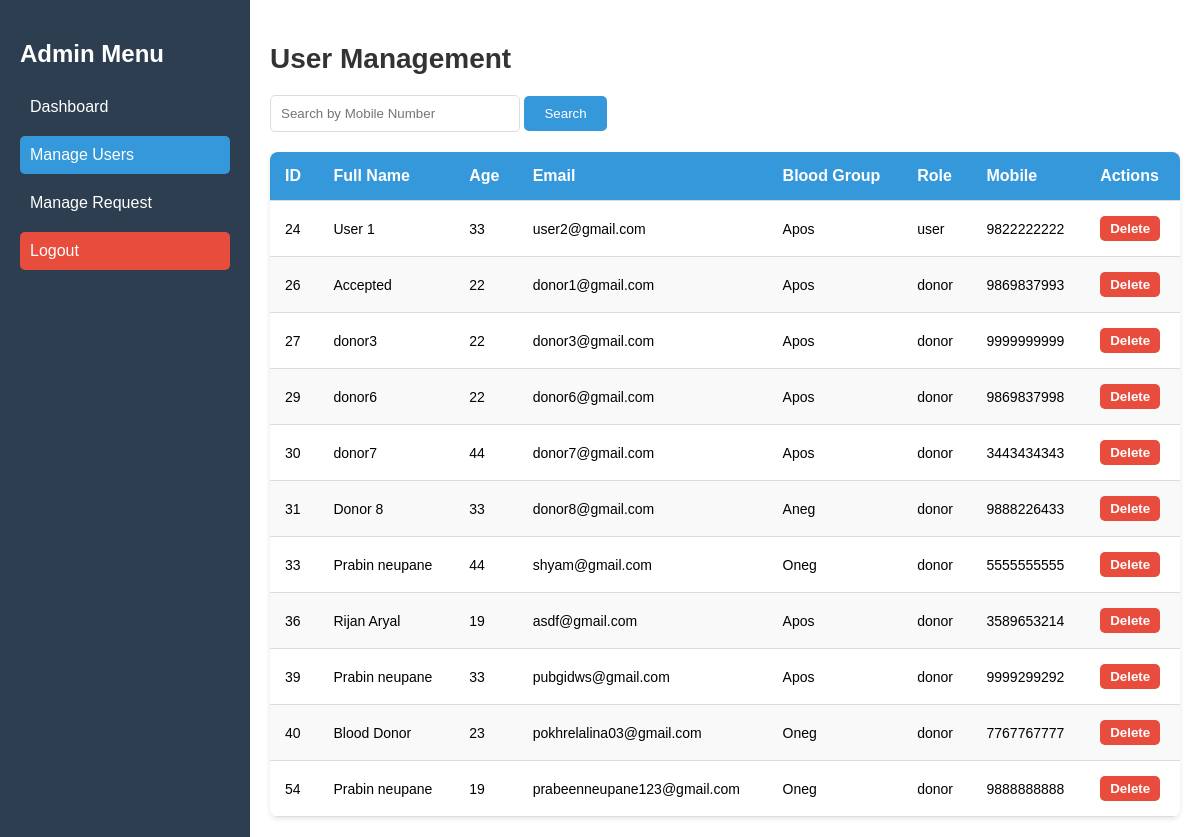
The page /admin/manage_user.php (signed in) on the database its author committed.
### tables this page shows
CREATE TABLE `users` (
  `id` int NOT NULL,
  `password` varchar(100) NOT NULL,
  `fullname` varchar(100) NOT NULL,
  `age` int NOT NULL,
  `sex` varchar(10) DEFAULT NULL,
  `blood_type` enum('Apos','Aneg','Bpos','Bneg','Opos','Oneg','ABpos','ABneg') DEFAULT NULL,
  `mobile` varchar(100) NOT NULL,
  `email` varchar(100) NOT NULL,
  `weight` int DEFAULT NULL,
  `state` varchar(100) NOT NULL,
  `latitude` double(9,6) DEFAULT NULL,
  `longitude` double(9,6) DEFAULT NULL,
  `role` varchar(50) DEFAULT NULL,
  `reset_token` varchar(255) DEFAULT NULL,
  `reset_token_expiry` datetime DEFAULT NULL,
  `otp` varchar(6) DEFAULT NULL,
  `otp_expiry` datetime DEFAULT NULL
);

### includes/UserManager.php (called while the page is built, shortened)
<?php
class UserManager {
    private $con;
    public function __construct($con) {
        $this->con = $con;
    }
    public function getUsers() {
        $query = "SELECT * FROM users";
        $result = $this->con->query($query);
        return $result;
    }
}
?>

### admin/manage_user.php (the view, shortened to what this page needs)
<?php
require '../includes/UserManager.php';
$db = new Database();
$con = $db->getConnection();
$userManager = new UserManager($con);
$mobile = isset($_GET['mobile']) ? $_GET['mobile'] : '';
if (!empty($mobile)) {
    $users_result = $userManager->searchUsersByMobile($mobile);
} else {
    $users_result = $userManager->getUsers();
}
?>
<!DOCTYPE html>
<html>
<head>
    <link rel="stylesheet" type="text/css" href="../css/style.css">
</head>
<body>
    <div class="dashboard">
        <div class="side-menu">
            <h2>Admin Menu</h2>
            <a href="admin_dashboard.php">Dashboard</a>
            <a href="manage_user.php" class="active">Manage Users</a>
            <a href="manage_request.php" >Manage Request</a>
            <a href="../logout.php" class="logout-btn">Logout</a>
        </div>
        <div class="dashboard-content">
            <h2>User Management</h2>
            <form method="GET" action="manage_user.php">
                <input type="text" name="mobile" placeholder="Search by Mobile Number" value="<?php echo isset($_GET['mobile']) ? htmlspecialchars($_GET['mobile']) : ''; ?>">
                <button type="submit">Search</button>
            </form>
            <table>
                <thead>
                    <tr>
                        <th>ID</th>
                        <th>Full Name</th>
                        <th>Age</th>
                        <th>Email</th>
                        <th>Blood Group</th>
                        <th>Role</th>
                        <th>Mobile</th>
                        <th>Actions</th>
                    </tr>
                </thead>
                <tbody>
                    <?php while ($user = $users_result->fetch_assoc()): ?>
                        <tr>
                            <td><?php echo htmlspecialchars($user['id']); ?></td>
                            <td><?php echo htmlspecialchars($user['fullname']); ?></td>
                            <td><?php echo htmlspecialchars($user['age']); ?></td>
                            <td><?php echo htmlspecialchars($user['email']); ?></td>
                            <td><?php echo htmlspecialchars($user['blood_type']); ?></td>
                            <td><?php echo htmlspecialchars($user['role']); ?></td>
                            <td><?php echo htmlspecialchars($user['mobile']); ?></td>
                            <td class="actions">
                                <form action="manage_user.php" method="post" style="display:inline;">
                                    <button type="submit" name="delete" class="delete-btn" onclick="confirmDeletion(event)">Delete</button>
                                </form>
                            </td>
                        </tr>
                    <?php endwhile; ?>
                </tbody>
            </table>
        </div>
    </div>
</body>
</html>

### css/style.css (style rules this page uses)
* { box-sizing: border-box; }
body { font-family: Arial, sans-serif; background-color: #f0f2f5; margin: 0; }

### admin/manage_user.php (style rules this page uses)
body { font-family: 'Arial', sans-serif; background: #f0f2f5; margin: 0; padding: 0; display: flex; height: 100vh; flex-direction: column; }
.dashboard { display: flex; flex: 1; }
.side-menu { width: 250px; background-color: #2c3e50; color: #fff; padding: 20px; height: 100%; box-shadow: 2px 0 5px rgba(0, 0, 0, 0.1); }
.side-menu h2 { font-size: 24px; margin-bottom: 20px; }
.side-menu a { display: block; color: #fff; text-decoration: none; padding: 10px; margin: 10px 0; border-radius: 5px; transition: background-color 0.3s ease; }
.side-menu a.active { background-color: #3498db; }
.side-menu a.logout-btn { background-color: #e74c3c; }
.dashboard-content { flex: 1; padding: 20px; background-color: #fff; overflow: auto; }
.dashboard-content h2 { font-size: 28px; margin-bottom: 20px; color: #333; }
form { margin-bottom: 20px; }
form input[type="text"] { padding: 10px; width: 250px; border: 1px solid #ddd; border-radius: 5px; }
form button { padding: 10px 20px; background-color: #3498db; color: #fff; border: none; border-radius: 5px; cursor: pointer; }
table { width: 100%; border-collapse: collapse; margin-top: 20px; border-radius: 8px; overflow: hidden; box-shadow: 0 2px 5px rgba(0, 0, 0, 0.1); }
thead { background-color: #3498db; color: #fff; }
th, td { padding: 15px; text-align: left; border-bottom: 1px solid #ddd; }
th { font-size: 16px; }
td { font-size: 14px; }
tr:nth-child(even) { background-color: #f9f9f9; }
.actions .delete-btn { color: #fff; font-weight: bold; text-decoration: none; border: none; background: #e74c3c; padding: 5px 10px; border-radius: 5px; cursor: pointer; }

### rows shown on the page
users: id "24", fullname "User 1", age "33", email "user2@gmail.com", blood_type "Apos", role "user", mobile "9822222222"
users: id "26", fullname "Accepted", age "22", email "donor1@gmail.com", blood_type "Apos", role "donor", mobile "9869837993"
users: id "27", fullname "donor3", age "22", email "donor3@gmail.com", blood_type "Apos", role "donor", mobile "9999999999"
users: id "29", fullname "donor6", age "22", email "donor6@gmail.com", blood_type "Apos", role "donor", mobile "9869837998"
users: id "30", fullname "donor7", age "44", email "donor7@gmail.com", blood_type "Apos", role "donor", mobile "3443434343"
users: id "31", fullname "Donor 8", age "33", email "donor8@gmail.com", blood_type "Aneg", role "donor", mobile "9888226433"
users: id "33", fullname "Prabin neupane", age "44", email "shyam@gmail.com", blood_type "Oneg", role "donor", mobile "5555555555"
users: id "36", fullname "Rijan Aryal", age "19", email "asdf@gmail.com", blood_type "Apos", role "donor", mobile "3589653214"
users: id "39", fullname "Prabin neupane", age "33", email "pubgidws@gmail.com", blood_type "Apos", role "donor", mobile "9999299292"
users: id "40", fullname "Blood Donor", age "23", email "pokhrelalina03@gmail.com", blood_type "Oneg", role "donor", mobile "7767767777"
users: id "54", fullname "Prabin neupane", age "19", email "prabeenneupane123@gmail.com", blood_type "Oneg", role "donor", mobile "9888888888"
